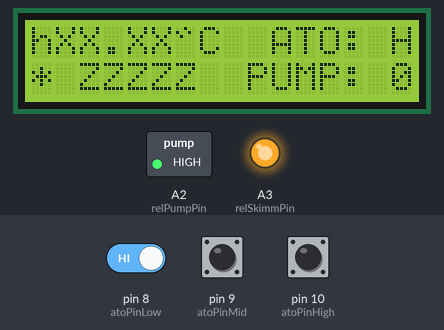
Bench run of a sketch on a simulated Arduino Uno, built with avr-gcc and run on an emulated ATmega328P. Shown: 16×2 character LCD, switched loads named in the sketch (green lamp = pin HIGH), output pins drawn as LEDs (lit = HIGH). The test bench sets the inputs (shaded band); at power-on: pin 10 (atoPinHigh) HIGH, pin 8 (atoPinLow) HIGH, pin 9 (atoPinMid) HIGH.

Above: at 1.25 s.
1.3 s: pin 10 (atoPinHigh) pulled LOW for 1 s
At 1.65 s:
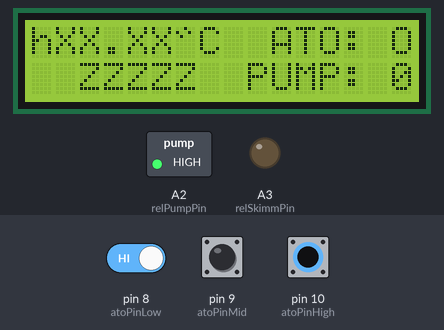
2.9 s: pin 10 (atoPinHigh) pulled LOW for 0.15 s
At 3.46 s:
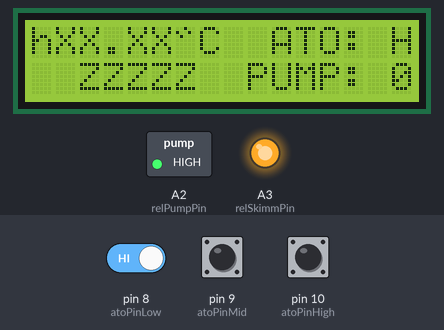
3.6 s: pin 8 (atoPinLow) driven LOW and pin 10 (atoPinHigh) driven LOW
At 3.76 s:
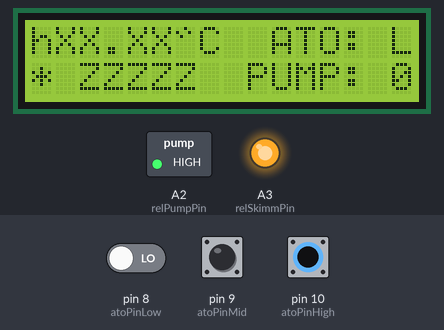
6.0 s: pin 8 (atoPinLow) driven HIGH
At 6.17 s:
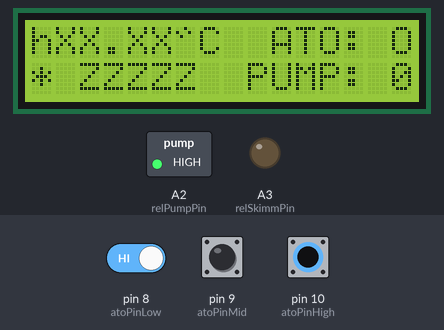
9.0 s: pin 9 (atoPinMid) pulled LOW for 0.15 s
At 9.18 s:
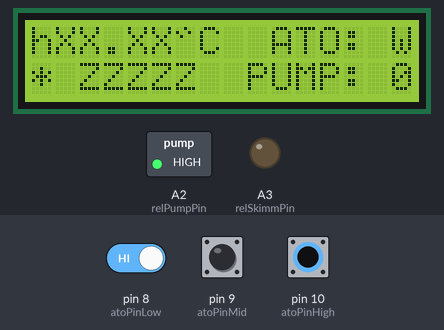
9.7 s: pin 9 (atoPinMid) pulled LOW for 1 s
At 10.08 s:
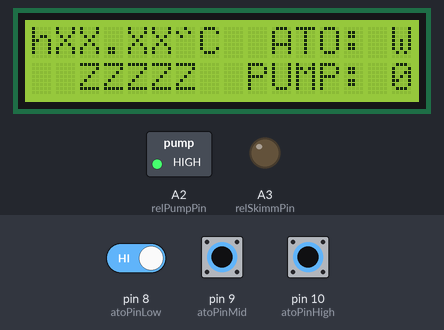
Timing chart, 0 to 12.3 s (numbered marks = the images above; inputs shaded):
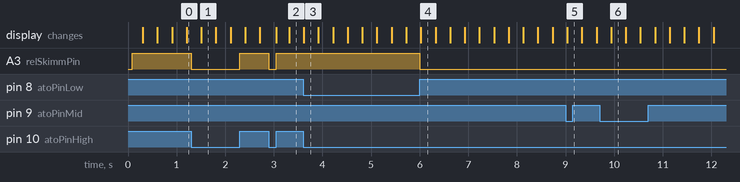

Measured:
- after the input at 1.3 s, A3 (relSkimmPin): HIGH → LOW at once, → HIGH 1.0 s later; the display: changes after 0.21 s (image 1)
- after the input at 2.9 s, A3 (relSkimmPin): HIGH → LOW at once, → HIGH 0.15 s later; the display: first changes after 0.15 s (image 2 shows a later state)
- after the input at 3.6 s, the display: changes at once (image 3)
- after the input at 6.0 s, A3 (relSkimmPin): HIGH → LOW at once; the display: changes at once (image 4)
- after the input at 9.0 s, the display: changes at once (image 5)
- after the input at 9.7 s, the display: changes after 0.24 s (image 6)

The sketch:

AtoTempRelay.ino
```cpp
/* AtoTempRelay v.0.1
   Aquarium Auto Top Off, Temperature Control and Relay with Light Sensor.
   Created: 19.12.2019
   Author: Igor Sołdrzyński <igor.soldrzynski@gmail.com> */
#include <LiquidCrystal.h>
#include <OneWire.h>
#include <DallasTemperature.h>
#include "Ato.h"
#include "Relay.h"
#include "Button.h"
#include "TempControl.h"

// ATO settings:
#define atoPinLow 8
#define atoPinMid 9
#define atoPinHigh 10
#define atoMaxDur 3 //maximum work duration in minutes
#define atoMinBreak 3 //minimum break between cycles in minutes

// LCD settings:
#define lcdRs 12 //  * LCD RS pin to digital pin 12
#define lcdEn 11 //  * LCD Enable pin to digital pin 11
#define lcdD4 5 //  * LCD D4 pin to digital pin 5
#define lcdD5 4 //  * LCD D5 pin to digital pin 4
#define lcdD6 3 //  * LCD D6 pin to digital pin 3
#define lcdD7 2 //  * LCD D7 pin to digital pin 2
#define lcdRefTime 300 // LCD refresh rate (in miliseconds)
#define lcdClearTime 10000 // LCD refresh rate (in miliseconds)

// Temperature settings:
#define tempSensPin 6 //DS18B20 temperature sensor pin
#define tarTemp 25.0 // target temperature
#define flucTemp 0.5 // teperature fluctuation

//Relays pins:
#define relPumpPin A2
#define relHeatPin A1
#define relCoolPin A4
#define relSkimmPin A3

//Button pin:
#define butPin 7

//Objects initialization:
Relay relPump(relPumpPin); // Pump relay
Relay relHeat(relHeatPin); // Heater relay
Relay relCool(relCoolPin); // Fans relay
Relay relSkimm(relSkimmPin); // Protein skimmer relay
Button button(butPin); // button
Ato ato(atoPinLow, atoPinMid, atoPinHigh, atoMaxDur, atoMinBreak, &relPump, &relSkimm); // ato
LiquidCrystal lcd(lcdRs, lcdEn, lcdD4, lcdD5, lcdD6, lcdD7); // LCD 16x2
OneWire bus(tempSensPin); // DS18B20 temperature sensor bus for TempControl
TempControl temp(&bus, tarTemp, flucTemp, &relHeat, &relCool); // Temperature Control

//char arrays for printing on LCD:
char line0[17] = "QQQ.QQQC  ATO: Q";;
char line1[17] = "* ZZZZZ  PUMP: Z";
//unsigned long lcdUpTime; // last time when lcd was updated


void setup() {
  // set up the LCD's number of columns and rows:
  lcd.begin(16, 2);

  // start of DS18B20 temperature sensor:
  temp.begin();
  Serial.begin(9600);

  // start of ATO:
  ato.init();

  // button init:
  button.init();

  // LCD chars constant values on some positions:
  line0[6] = (char)222; // degree symbol


  //lcdUpTime = 0;
  //Serial.begin(9600);
}

void loop() {

  ato.update();

  line0[15] = ato.getState(); // H/L/W/O, errors, work or ok - information

  // 0/1 is pump working:
  if(relPump.getState()) { line1[15] = '1'; }
  else { line1[15] = '0'; }

  // niech temp zwraca tablicę char[4] (5) z temperaturą
  // tmp:
  line0[0] = 'h'; // heating/cooling/@-64
  line0[1] = line0[2] = line0[4] = line0[5] = 'X';


  lcdUpdate();
}

// Prints buffored char arrays on LCD. Makes sure to not update to often.
void lcdUpdate() {
  static unsigned long lcdUpTime = 0;
  unsigned long now = millis();
  if(now-lcdUpTime > lcdRefTime) {
    if(now-lcdUpTime > lcdClearTime) {
      lcd.clear();
    }
    // blinking * :
    if(line1[0] == '*') {
      line1[0] = ' ';
    }
    else {
      line1[0] = '*';
    }

    lcd.setCursor(0, 0);
    lcd.print(line0);
    lcd.setCursor(0, 1);
    lcd.print(line1);
    lcdUpTime = now;
  }
}
```

Ato.cpp
```cpp
#include <Arduino.h>
#include "Ato.h"
#include "Relay.h"

Ato::Ato(byte pinLow, byte pinMid, byte pinHigh, int maxDur, int minBreak, Relay* _relPump, Relay* _relSkimm) {
    this->pinLow = pinLow;
    this->pinMid = pinMid;
    this->pinHigh = pinHigh;
    this->maxDur = maxDur;
    this->minBreak = minBreak;
    this->lastOn = 0;
    this->lastOff = 0;
    this->_relPump = _relPump;
    this->_relSkimm = _relSkimm;
}
void Ato::init() {
    pinMode(pinLow, INPUT_PULLUP);
    pinMode(pinMid, INPUT_PULLUP);
    pinMode(pinHigh, INPUT_PULLUP);
    _relPump->init();
    _relSkimm->init();
}
void Ato::update() {
    unsigned long now = millis();
    // HIGH ERROR:
    if(digitalRead(pinHigh)==1) {
        _relPump->turnOff();
        _relSkimm->turnOff();
        lastOff = now;
        state = 'H'; // high!
    }
    // LOW ERROR:
    else if(digitalRead(pinLow)==0) {
        _relPump->turnOff();
        _relSkimm->turnOff();
        lastOff = now;
        state = 'L'; // low!
    }
    // low level:
    else if(digitalRead(pinMid)==0){
        //pump working:
        if(_relPump->getState()) {
            // maximum duration exceeded:
            //Serial.print("now: ");
            //Serial.println(now);
            //Serial.print("lastOn: ");
            //Serial.println(lastOn);
            if((now-lastOn)>(((unsigned long)maxDur)*1000*60)) {
                _relPump->turnOff();
                lastOff = now;
            }
        }
        // pump not working:
        else {
            // break done:
            if((now-lastOff)>(((unsigned long)minBreak)*1000*60)) {
                _relPump->turnOn();
                lastOn = now;
            }
        }
        state = 'W'; // work
    }
    // correct level ( if(digitalRead(pinMid)==1) ):
    else {
        // pump on:
        if(_relPump->getState()){
            _relPump->turnOff();
            lastOff = now;
        }
        // protein skimmer on:
        if(!(_relSkimm->getState())){
            _relSkimm->turnOn();
        }
        state = 'O'; // ok
    }
}
char Ato::getState() {
    return state;
}
```

Ato.h
```cpp
#ifndef ATO_H
#define ATO_H

#include <Arduino.h>
#include "Relay.h"

class Ato  {
public:
    Ato(byte, byte, byte, int, int, Relay*, Relay*);
    // Constructor.

    void init();
    // Initialize Ato object - executed in setup().

    void update();
    /* upadte() method sets the pump relay on/off and assigns "state" char:
        L - Low Error, relay off
        H - High Error, relay off
        W - Work, relay on
        O - ok, relay off
    */

    char getState();
    // get state of ATO.

private:
    int maxDur; // maximum pump work time in minutes
    int minBreak; // minimum pump break time in minutes
    byte pinLow;
    byte pinMid;
    byte pinHigh;
    char state;
    Relay* _relPump; // pointer to pump relay instance.
    Relay* _relSkimm; // pointer to protein skimmer relay instance.
    unsigned long lastOff; // last time when ATO was turned off
    unsigned long lastOn; // lat time when ATO was turned on
};

#endif // ATO_H
```

Button.cpp
```cpp
#include <Arduino.h>
#include "Button.h"

Button::Button(byte pin) {
    this->pin = pin;
    this->lastPress = 0;
}
void Button::init() {
    pinMode(pin, INPUT_PULLUP);
}
bool Button::isPressed() {
    unsigned long now = millis();
    if(digitalRead(pin)==0 && (now-lastPress)>10) {
        return true;
        lastPress = now;
    }
    else {
        return false;
    }
}
```

Button.h
```cpp
#ifndef BUTTON_H
#define BUTTON_H

class Button{
public:
    Button(byte);
    // Constructor

    void init();
    // Initialize Button object - executed in setup()

    bool isPressed();
    /* returns:
        0 - button is not being pressed,
        1 - button is pressed.
    */

private:
    byte pin; // arduino pin number where button is connected
    unsigned long lastPress; // last time when button was pressed (to avoid debouncing)
};

#endif // BUTTON_H
```

Relay.cpp
```cpp
#include <Arduino.h>
#include "Relay.h"

Relay::Relay(byte pin) {
    this->pin = pin;
    this->state = false;
}
void Relay::init() {
    pinMode(pin, OUTPUT);
    digitalWrite(pin, HIGH);
    //Serial.println("relay init");
}
void Relay::turnOn() {
    digitalWrite(pin, LOW);
    state = true;
    //Serial.println("relay turnOn");
}
void Relay::turnOff() {
    digitalWrite(pin, HIGH);
    state = false;
    //Serial.println("relay turnOff");
}
bool Relay::getState() {
    return state;
}
```

Relay.h
```cpp
#ifndef RELAY_H
#define RELAY_H

class Relay{
public:
    Relay(byte);
    // Constructor

    void init();
    // Initialize Relay object - executed in setup()

    void turnOn();
    // sets relay on

    void turnOff();
    // sets relay off

    bool getState();
    // gets relay state (0-off, 1-on)

private:
    byte pin; // arduino pin number where relay is connected
    bool state; // relay state (0-off, 1-on)
};

#endif // RELAY_H
```

TempControl.cpp
```cpp
#include <Arduino.h>
#include <DallasTemperature.h>
#include "TempControl.h"
#include "Relay.h"

TempControl::TempControl(OneWire* _oneWire, float tarTemp, float flucTemp, Relay* _relHeat, Relay* _relCool)
    : DallasTemperature(_oneWire) {

    this->tarTemp = tarTemp;
    this->flucTemp = flucTemp;


    this->_relHeat = _relHeat;
    this->_relCool = _relCool;
}
void TempControl::begin() {
  DallasTemperature::begin();
  DallasTemperature::getAddress(sensor, 0);
}
float TempControl::update() {
    DallasTemperature::requestTemperatures();
    return (DallasTemperature::getTempC(sensor));
}
```

TempControl.h
```cpp
#ifndef TEMPCONTROL_H
#define TEMPCONTROL_H

#include <Arduino.h>
#include <DallasTemperature.h>
#include "Relay.h"


class TempControl : public DallasTemperature {
public:
    TempControl(OneWire*, float, float, Relay*, Relay*);
    // Constructor.

    float update();
    /* update the temperature reading buffor, turn off/on relays
        returns current temperature (float) */

    void begin();


private:
    float tarTemp; // target temperature
    float flucTemp; // accepted teperature fluctuation


    Relay* _relHeat; // pointer to heater relay instance.
    Relay* _relCool; // pointer to fan relay instance.

    DeviceAddress sensor;


};

#endif // TEMPCONTROL_H
```
